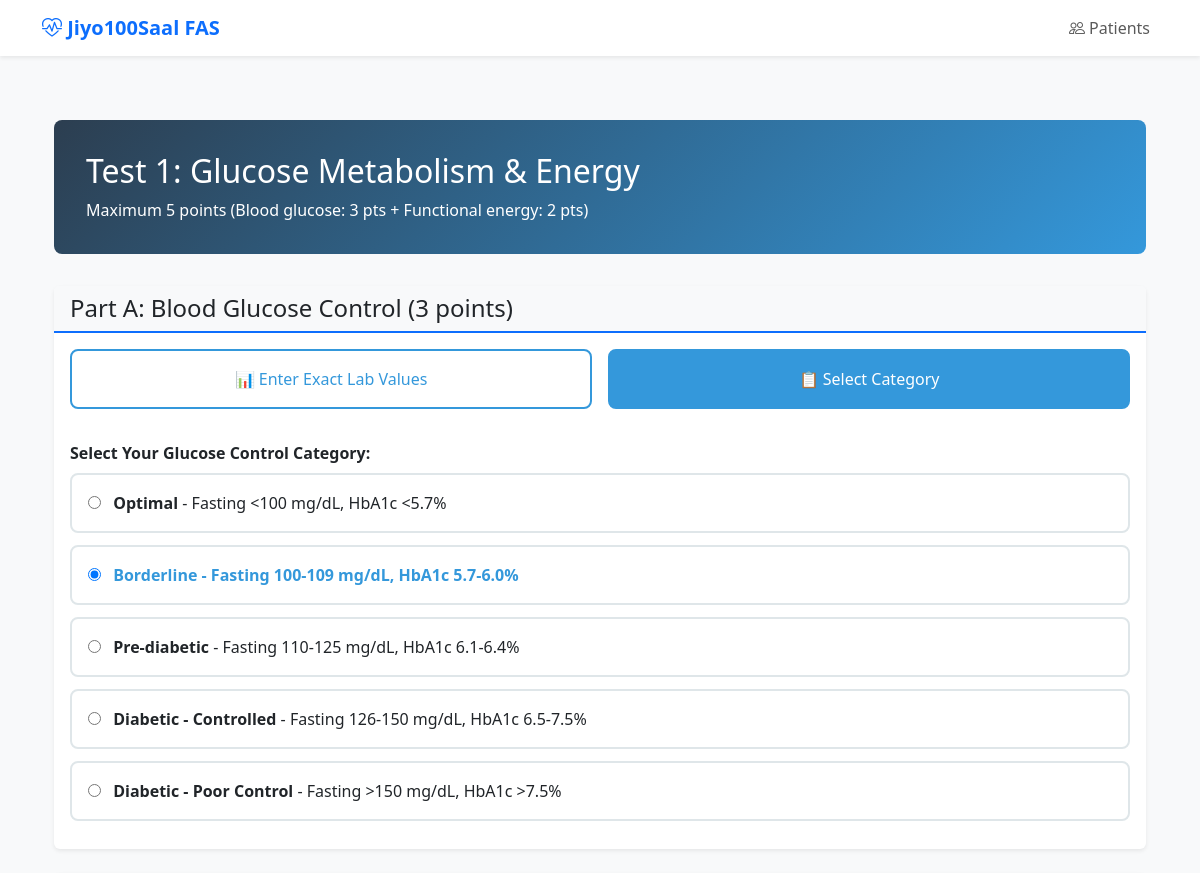
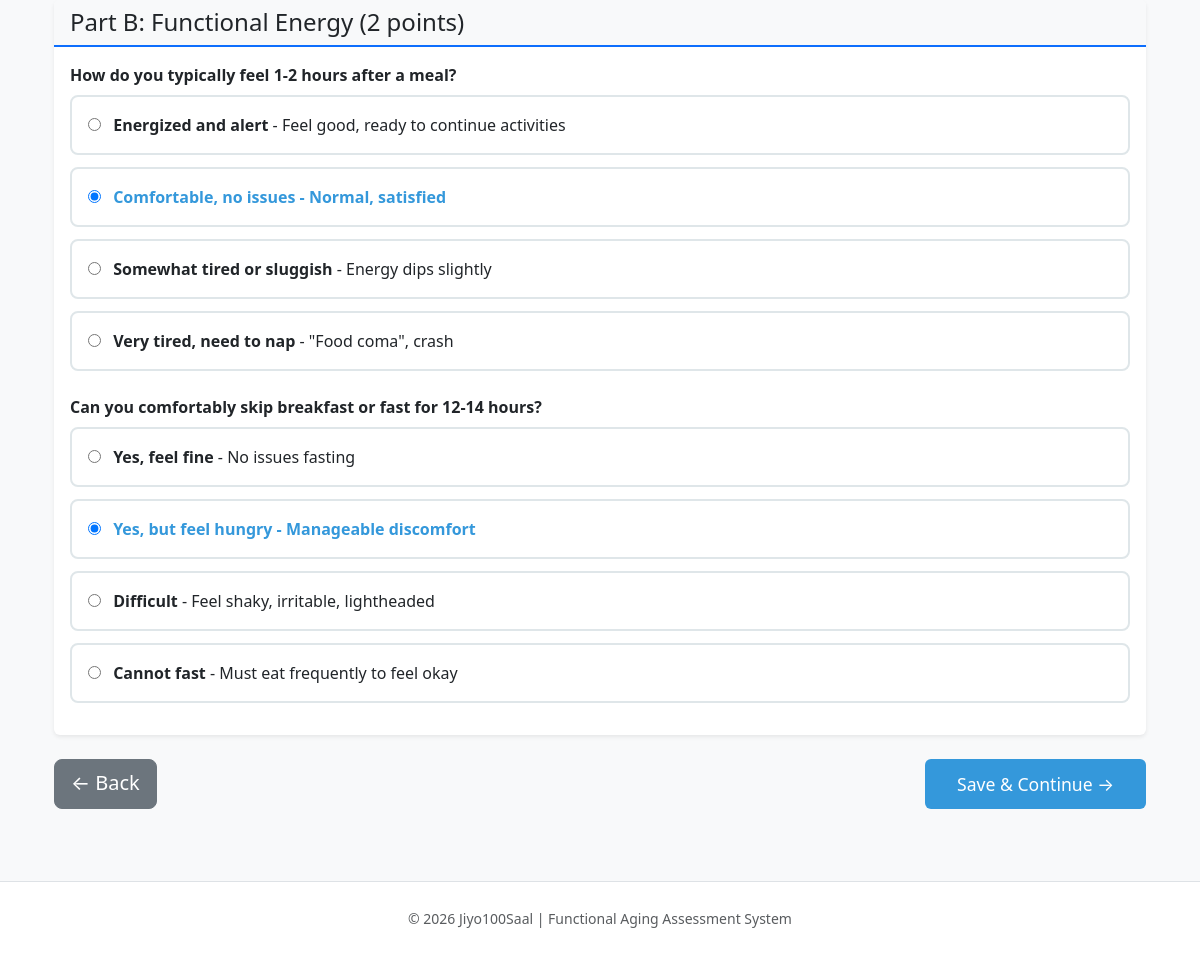
The page /assessment/1/pillar3/glucose on the database its author committed (2 pictures, top to bottom).
### models/pillar3.py (models this page shows, shortened)
class Pillar3Results(Base):
    __tablename__ = 'pillar_3_results'
    id: Mapped[int] = mapped_column(primary_key=True)
    assessment_id: Mapped[int] = mapped_column(
        ForeignKey('assessments.id', ondelete='CASCADE'),
        nullable=False,
        unique=True,
        index=True,
    )
    glucose_input_mode: Mapped[Optional[str]] = mapped_column(String(20), nullable=True)  # 'exact' or 'category'
    fasting_glucose: Mapped[Optional[Decimal]] = mapped_column(Numeric(5, 1), nullable=True)  # mg/dL
    hba1c: Mapped[Optional[Decimal]] = mapped_column(Numeric(4, 2), nullable=True)  # %
    glucose_category: Mapped[Optional[str]] = mapped_column(String(50), nullable=True)  # If using category mode
    glucose_blood_points: Mapped[Optional[Decimal]] = mapped_column(Numeric(3, 2), nullable=True)
    glucose_blood_category: Mapped[Optional[str]] = mapped_column(String(50), nullable=True)
    post_meal_feeling: Mapped[Optional[str]] = mapped_column(String(50), nullable=True)  # energized/comfortable/tired/coma
    fasting_tolerance: Mapped[Optional[str]] = mapped_column(String(50), nullable=True)  # fine/hungry/difficult/cannot
    glucose_functional_points: Mapped[Optional[Decimal]] = mapped_column(Numeric(3, 2), nullable=True)
    glucose_total_points: Mapped[Optional[Decimal]] = mapped_column(Numeric(3, 2), nullable=True)
    bowel_frequency: Mapped[Optional[str]] = mapped_column(String(50), nullable=True)  # 1-2daily/oncedaily/3-4daily/2-3days/5plus/weekly
    bowel_points: Mapped[Optional[Decimal]] = mapped_column(Numeric(3, 2), nullable=True)
    stool_consistency: Mapped[Optional[str]] = mapped_column(String(50), nullable=True)  # normal/slightly/abnormal
    stool_points: Mapped[Optional[Decimal]] = mapped_column(Numeric(3, 2), nullable=True)
    reflux_frequency: Mapped[Optional[str]] = mapped_column(String(50), nullable=True)  # never/occasional/frequent/daily
    reflux_points: Mapped[Optional[Decimal]] = mapped_column(Numeric(3, 2), nullable=True)
    meal_comfort: Mapped[Optional[str]] = mapped_column(String(50), nullable=True)  # comfortable/mild/bloated/significant
    meal_comfort_points: Mapped[Optional[Decimal]] = mapped_column(Numeric(3, 2), nullable=True)
    digestive_total_points: Mapped[Optional[Decimal]] = mapped_column(Numeric(3, 2), nullable=True)
    bloating_frequency: Mapped[Optional[str]] = mapped_column(String(50), nullable=True)  # rarely/occasional/frequent/daily
    bloating_points: Mapped[Optional[Decimal]] = mapped_column(Numeric(3, 2), nullable=True)
    abdominal_pain: Mapped[Optional[str]] = mapped_column(String(50), nullable=True)  # no/rarely/occasional/frequent
    pain_points: Mapped[Optional[Decimal]] = mapped_column(Numeric(3, 2), nullable=True)
    food_intolerances: Mapped[Optional[str]] = mapped_column(String(50), nullable=True)  # none/few/several/many
    intolerance_points: Mapped[Optional[Decimal]] = mapped_column(Numeric(3, 2), nullable=True)
    gut_symptoms_total_points: Mapped[Optional[Decimal]] = mapped_column(Numeric(3, 2), nullable=True)
    liver_input_mode: Mapped[Optional[str]] = mapped_column(String(20), nullable=True)  # 'exact' or 'category'
    alt_value: Mapped[Optional[Decimal]] = mapped_column(Numeric(5, 1), nullable=True)  # U/L
    ast_value: Mapped[Optional[Decimal]] = mapped_column(Numeric(5, 1), nullable=True)  # U/L
    liver_category_input: Mapped[Optional[str]] = mapped_column(String(50), nullable=True)  # If using category mode
    liver_points: Mapped[Optional[Decimal]] = mapped_column(Numeric(3, 2), nullable=True)
    liver_category: Mapped[Optional[str]] = mapped_column(String(50), nullable=True)
    crp_input_mode: Mapped[Optional[str]] = mapped_column(String(20), nullable=True)  # 'exact' or 'category'
    hs_crp: Mapped[Optional[Decimal]] = mapped_column(Numeric(5, 2), nullable=True)  # mg/L
    crp_category_input: Mapped[Optional[str]] = mapped_column(String(50), nullable=True)  # If using category mode
    crp_points: Mapped[Optional[Decimal]] = mapped_column(Numeric(3, 2), nullable=True)
    crp_risk_level: Mapped[Optional[str]] = mapped_column(String(50), nullable=True)
    pillar3_total: Mapped[Optional[Decimal]] = mapped_column(Numeric(4, 2), nullable=True)
    pillar3_pct: Mapped[Optional[Decimal]] = mapped_column(Numeric(5, 2), nullable=True)
    pillar3_category: Mapped[Optional[str]] = mapped_column(String(50), nullable=True)
    functional_age_modifier: Mapped[Optional[Decimal]] = mapped_column(Numeric(3, 1), nullable=True)
    clinical_alerts: Mapped[Optional[list]] = mapped_column(JSON, nullable=True)
    diabetes_flag: Mapped[Optional[bool]] = mapped_column(Boolean, default=False)
    prediabetes_flag: Mapped[Optional[bool]] = mapped_column(Boolean, default=False)
    liver_concern_flag: Mapped[Optional[bool]] = mapped_column(Boolean, default=False)
    inflammation_flag: Mapped[Optional[bool]] = mapped_column(Boolean, default=False)
    digestive_disorder_flag: Mapped[Optional[bool]] = mapped_column(Boolean, default=False)
    assessment: Mapped["Assessment"] = relationship(
        "Assessment",
        back_populates="pillar3_results",
    )

### routes/pillar3.py (the view, shortened to what this page needs)
@bp.route('/<int:assessment_id>/pillar3/glucose', methods=['GET', 'POST'])
def glucose(assessment_id: int):
    session = db.session()
    try:
        assessment = session.get(Assessment, assessment_id)
        if not assessment:
            flash('Assessment not found', 'error')
            return redirect(url_for('assessments.list_assessments'))
        patient = assessment.patient
        pillar3 = _get_or_create_pillar3(session, assessment)
        return render_template(
            'pillar3/glucose.html',
            assessment=assessment,
            patient=patient,
            pillar3=pillar3,
        )
    finally:
        session.close()

### templates/pillar3/glucose.html (shortened to what this page needs)
{% extends "base.html" %}
{% block content %}
<div class="container mt-4">
    <div class="test-header">
        <h2>Test 1: Glucose Metabolism & Energy</h2>
        <p class="mb-0">Maximum 5 points (Blood glucose: 3 pts + Functional energy: 2 pts)</p>
    </div>
    <form method="POST" id="glucoseForm">
        <div class="card mb-4">
            <div class="card-header bg-light">
                <h4 class="mb-0">Part A: Blood Glucose Control (3 points)</h4>
            </div>
            <div class="card-body">
                <div class="input-mode-toggle">
                    <button type="button" class="mode-btn active" data-mode="exact">
                        📊 Enter Exact Lab Values
                    </button>
                    <button type="button" class="mode-btn" data-mode="category">
                        📋 Select Category
                    </button>
                </div>
                <div class="input-section" id="categoryMode">
                    <label class="form-label"><strong>Select Your Glucose Control Category:</strong></label>
                    <div class="radio-card">
                        <input type="radio" name="glucose_category" value="optimal" id="opt"
                               {% if pillar3 and pillar3.glucose_category == 'optimal' %}checked{% endif %}>
                        <label class="radio-label ms-2" for="opt">
                            <strong>Optimal</strong> - Fasting &lt;100 mg/dL, HbA1c &lt;5.7%
                        </label>
                    </div>
                    <div class="radio-card">
                        <input type="radio" name="glucose_category" value="borderline" id="border"
                               {% if pillar3 and pillar3.glucose_category == 'borderline' %}checked{% endif %}>
                        <label class="radio-label ms-2" for="border">
                            <strong>Borderline</strong> - Fasting 100-109 mg/dL, HbA1c 5.7-6.0%
                        </label>
                    </div>
                    <div class="radio-card">
                        <input type="radio" name="glucose_category" value="prediabetic" id="prediab"
                               {% if pillar3 and pillar3.glucose_category == 'prediabetic' %}checked{% endif %}>
                        <label class="radio-label ms-2" for="prediab">
                            <strong>Pre-diabetic</strong> - Fasting 110-125 mg/dL, HbA1c 6.1-6.4%
                        </label>
                    </div>
                    <div class="radio-card">
                        <input type="radio" name="glucose_category" value="diabetic_controlled" id="diabctl"
                               {% if pillar3 and pillar3.glucose_category == 'diabetic_controlled' %}checked{% endif %}>
                        <label class="radio-label ms-2" for="diabctl">
                            <strong>Diabetic - Controlled</strong> - Fasting 126-150 mg/dL, HbA1c 6.5-7.5%
                        </label>
                    </div>
                    <div class="radio-card">
                        <input type="radio" name="glucose_category" value="diabetic_poor" id="diabpoor"
                               {% if pillar3 and pillar3.glucose_category == 'diabetic_poor' %}checked{% endif %}>
                        <label class="radio-label ms-2" for="diabpoor">
                            <strong>Diabetic - Poor Control</strong> - Fasting &gt;150 mg/dL, HbA1c &gt;7.5%
                        </label>
                    </div>
                </div>
            </div>
        </div>
        <div class="card mb-4">
            <div class="card-header bg-light">
                <h4 class="mb-0">Part B: Functional Energy (2 points)</h4>
            </div>
            <div class="card-body">
                <div class="mb-4">
                    <label class="form-label"><strong>How do you typically feel 1-2 hours after a meal?</strong></label>
                    <div class="radio-card">
                        <input type="radio" name="post_meal_feeling" value="energized" id="energy1"
                               {% if pillar3 and pillar3.post_meal_feeling == 'energized' %}checked{% endif %} required>
                        <label for="energy1" class="radio-label ms-2">
                            <strong>Energized and alert</strong> - Feel good, ready to continue activities
                        </label>
                    </div>
                    <div class="radio-card">
                        <input type="radio" name="post_meal_feeling" value="comfortable" id="energy2"
                               {% if pillar3 and pillar3.post_meal_feeling == 'comfortable' %}checked{% endif %}>
                        <label for="energy2" class="radio-label ms-2">
                            <strong>Comfortable, no issues</strong> - Normal, satisfied
                        </label>
                    </div>
                    <div class="radio-card">
                        <input type="radio" name="post_meal_feeling" value="tired" id="energy3"
                               {% if pillar3 and pillar3.post_meal_feeling == 'tired' %}checked{% endif %}>
                        <label for="energy3" class="radio-label ms-2">
                            <strong>Somewhat tired or sluggish</strong> - Energy dips slightly
                        </label>
                    </div>
                    <div class="radio-card">
                        <input type="radio" name="post_meal_feeling" value="coma" id="energy4"
                               {% if pillar3 and pillar3.post_meal_feeling == 'coma' %}checked{% endif %}>
                        <label for="energy4" class="radio-label ms-2">
                            <strong>Very tired, need to nap</strong> - "Food coma", crash
                        </label>
                    </div>
                </div>
                <div class="mb-3">
                    <label class="form-label"><strong>Can you comfortably skip breakfast or fast for 12-14 hours?</strong></label>
                    <div class="radio-card">
                        <input type="radio" name="fasting_tolerance" value="fine" id="fast1"
                               {% if pillar3 and pillar3.fasting_tolerance == 'fine' %}checked{% endif %} required>
                        <label for="fast1" class="radio-label ms-2">
                            <strong>Yes, feel fine</strong> - No issues fasting
                        </label>
                    </div>
                    <div class="radio-card">
                        <input type="radio" name="fasting_tolerance" value="hungry" id="fast2"
                               {% if pillar3 and pillar3.fasting_tolerance == 'hungry' %}checked{% endif %}>
                        <label for="fast2" class="radio-label ms-2">
                            <strong>Yes, but feel hungry</strong> - Manageable discomfort
                        </label>
                    </div>
                    <div class="radio-card">
                        <input type="radio" name="fasting_tolerance" value="difficult" id="fast3"
                               {% if pillar3 and pillar3.fasting_tolerance == 'difficult' %}checked{% endif %}>
                        <label for="fast3" class="radio-label ms-2">
                            <strong>Difficult</strong> - Feel shaky, irritable, lightheaded
                        </label>
                    </div>
                    <div class="radio-card">
                        <input type="radio" name="fasting_tolerance" value="cannot" id="fast4"
                               {% if pillar3 and pillar3.fasting_tolerance == 'cannot' %}checked{% endif %}>
                        <label for="fast4" class="radio-label ms-2">
                            <strong>Cannot fast</strong> - Must eat frequently to feel okay
                        </label>
                    </div>
                </div>
            </div>
        </div>
        <div class="d-flex justify-content-between">
            <a href="{{ url_for('pillar3.overview', assessment_id=assessment.id) }}"
               class="btn btn-secondary btn-lg">
                ← Back
            </a>
            <button type="submit" class="btn btn-pillar3 btn-lg">
                Save & Continue →
            </button>
        </div>
    </form>
</div>
{% endblock %}

### templates/base.html (shortened to what this page needs)
<!DOCTYPE html>
<html lang="en">
<head>
    <link href="https://cdn.jsdelivr.net/npm/bootstrap@5.3.2/dist/css/bootstrap.min.css" rel="stylesheet">
    <link href="https://cdn.jsdelivr.net/npm/bootstrap-icons@1.11.2/font/bootstrap-icons.css" rel="stylesheet">
</head>
<body>
    <nav class="navbar navbar-expand-lg navbar-light bg-white shadow-sm">
        <div class="container">
            <a class="navbar-brand" href="/">
                <i class="bi bi-heart-pulse"></i> Jiyo100Saal FAS
            </a>
            <div class="collapse navbar-collapse" id="navbarNav">
                <ul class="navbar-nav ms-auto">
                    <li class="nav-item">
                        <a class="nav-link" href="{{ url_for('patients.list_patients') }}">
                            <i class="bi bi-people"></i> Patients
                        </a>
                    </li>
                </ul>
            </div>
        </div>
    </nav>
    <main class="container py-4">
        {% block content %}{% endblock %}
    </main>
    <footer class="py-4 mt-5 bg-white border-top">
        <div class="container text-center text-muted">
            <small>&copy; 2026 Jiyo100Saal | Functional Aging Assessment System</small>
        </div>
    </footer>
</body>
</html>

### rows shown on the page
Pillar3Results: glucose_category "☐ Optimal - Fasting <100 mg/dL,", glucose_category "☑ Borderline - Fasting 100-109 m", glucose_category "☐ Pre-diabetic - Fasting 110-125", glucose_category "☐ Diabetic - Controlled - Fastin", glucose_category "☐ Diabetic - Poor Control - Fast", post_meal_feeling "☐ Energized and alert - Feel goo", post_meal_feeling "☑ Comfortable, no issues - Norma", post_meal_feeling "☐ Somewhat tired or sluggish - E", post_meal_feeling "☐ Very tired, need to nap - \"Foo", fasting_tolerance "☐ Yes, feel fine - No issues fas", fasting_tolerance "☑ Yes, but feel hungry - Managea", fasting_tolerance "☐ Difficult - Feel shaky, irrita", fasting_tolerance "☐ Cannot fast - Must eat frequen"
